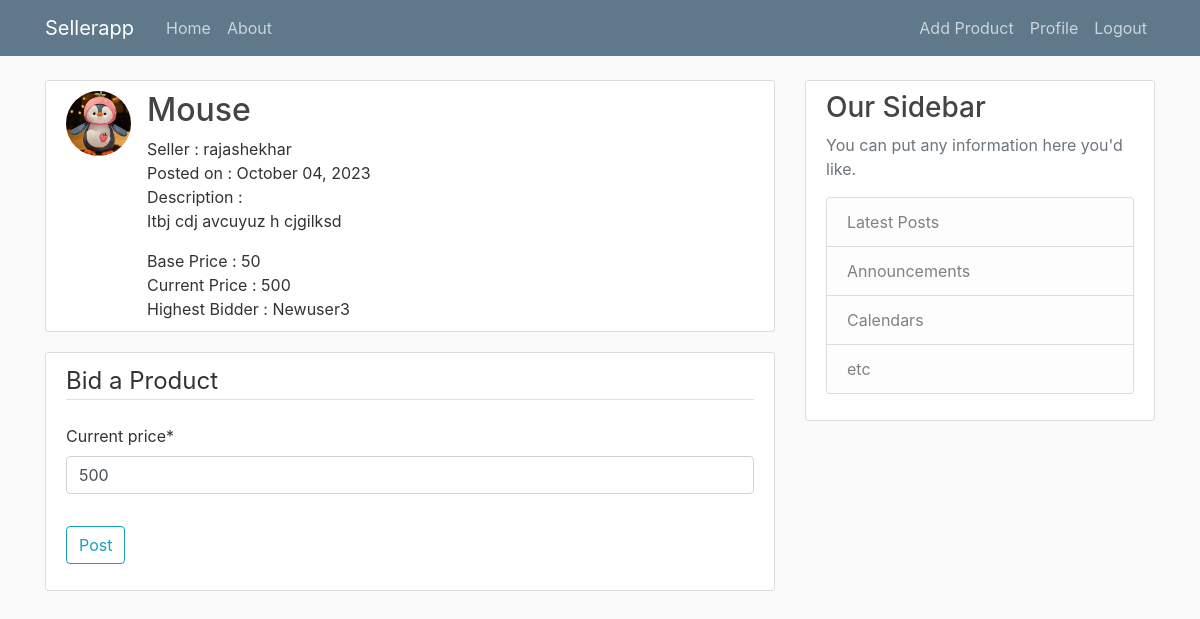
Screenshot of /post/4/update/ (signed in) with the database file from the repository.
### auction/models.py (models this page shows, shortened)
class Products(models.Model):
    name = models.CharField(max_length=100)
    description = models.TextField()
    date_posted = models.DateTimeField(default=timezone.now)
    live_until = models.DateTimeField()
    current_time = models.DateTimeField(auto_now=True)
    seller = models.ForeignKey(User, on_delete=models.CASCADE)
    image = models.ImageField(default='default_item.jpg', upload_to='item_pics')
    base_price = models.IntegerField(default=0)
    current_price = models.IntegerField(default=0)
    highest_bidder = models.CharField(max_length=100, default="None")

### auction/views.py (the view, shortened to what this page needs)
# urls.py: path('post/<int:pk>/update/', views.ProductUpdateView.as_view(), name='post-update'),
class ProductUpdateView(LoginRequiredMixin, UserPassesTestMixin, UpdateView):
    model = Products
    form_class = ProductUpdateForm
    template_name = 'auction/product_bid.html'
    def test_func(self):
        post = self.get_object()
        if self.request.user != post.seller:
            return True
        return False

### auction/forms.py
class ProductUpdateForm(forms.ModelForm):
    class Meta:
        model = Products
        fields = ['current_price']

### auction/templates/auction/product_bid.html (shortened to what this page needs)
{% extends "auction/base.html" %} {% load crispy_forms_tags %} {% block content %}
<article class="media content-section">
  <img class="rounded-circle article-img" src="{{ object.image.url }}" />
  <div class="media-body">
    <h2>
      {{ object.name }}
    </h2>
    Seller : {{ object.seller }} <br />
    Posted on : {{ object.date_posted|date:"F d, Y" }}</br>
    Description :<br>
    <p class="article-content">{{ object.description }}</p>
    Base Price : {{ object.base_price }} <br />
    {% if object.base_price == object.current_price%}
    No Bids!!
    {%else%}
    Current Price : {{object.current_price}} <br />
    Highest Bidder : {{object.highest_bidder}} <br>
    {%endif%}
  </div>
</article>
<div class="content-section">
  <form method="post" enctype="multipart/form-data">
    <fieldset class="form-group">
      <legend class="border-bottom mb-4">Bid a Product</legend>
      {{ form|crispy }}
    </fieldset>
    <div class="form-group">
      <button class="btn btn-outline-info" type="submit">Post</button>
    </div>
  </form>
</div>
{% endblock content %}

### auction/static/auction/main.css (style rules this page uses)
body { background: #fafafa; color: #333333; margin-top: 5rem; }
h1, h2, h3, h4, h5, h6 { color: #444444; }
.content-section { background: #ffffff; padding: 10px 20px; border: 1px solid #dddddd; border-radius: 3px; margin-bottom: 20px; }
.article-content { white-space: pre-line; }
.article-img { height: 65px; width: 65px; margin-right: 16px; }

### rows the page displays
Products: image (picture), name "Mouse", seller "rajashekhar", date_posted "October 04, 2023", description "Itbj cdj avcuyuz h cjgilksd", base_price "50", current_price "500", highest_bidder "Newuser3"
